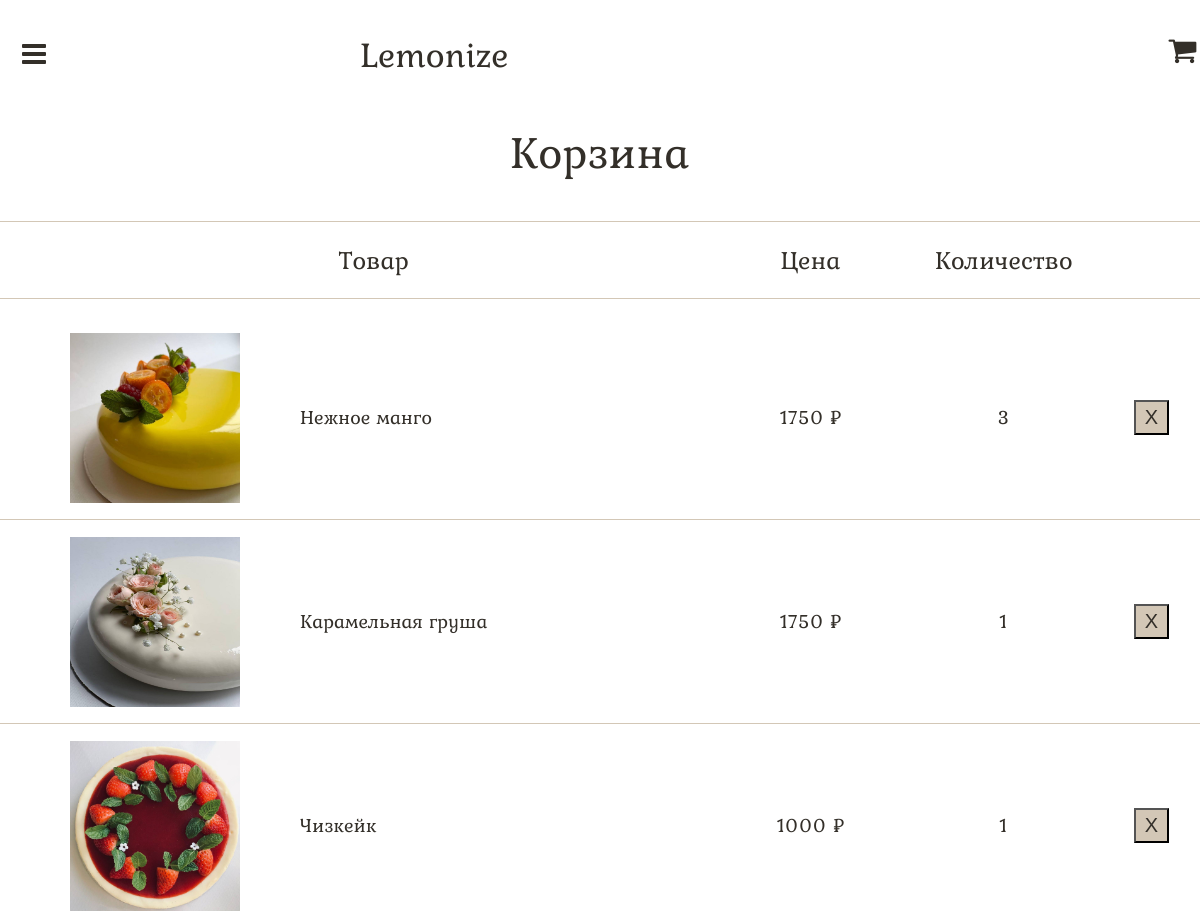
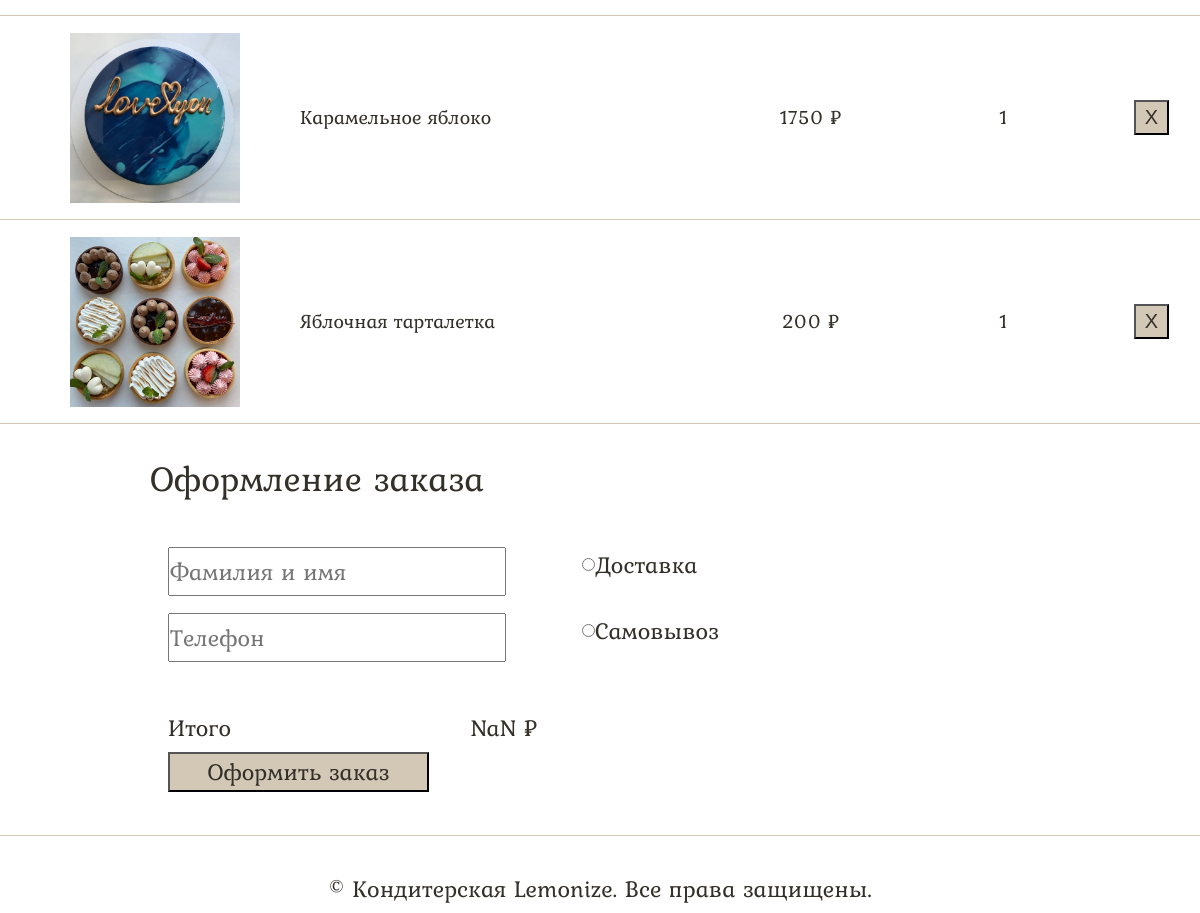
Before: /PaymentPage with the older database file (2 pictures, top to bottom).
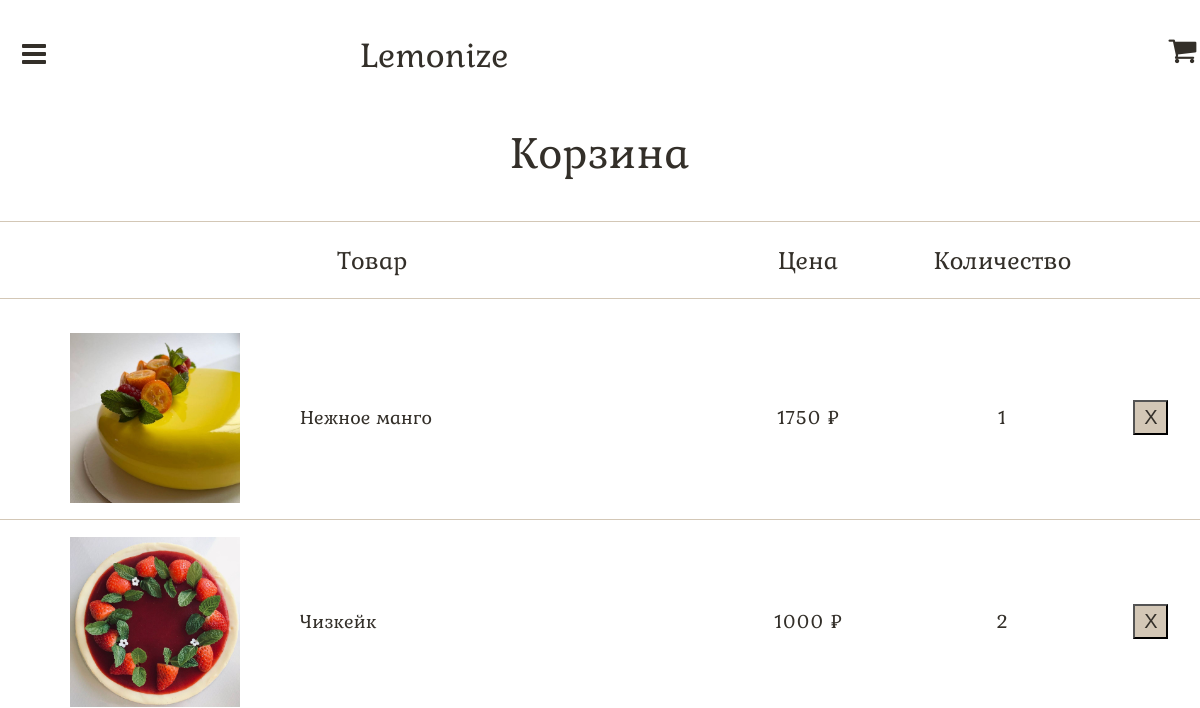
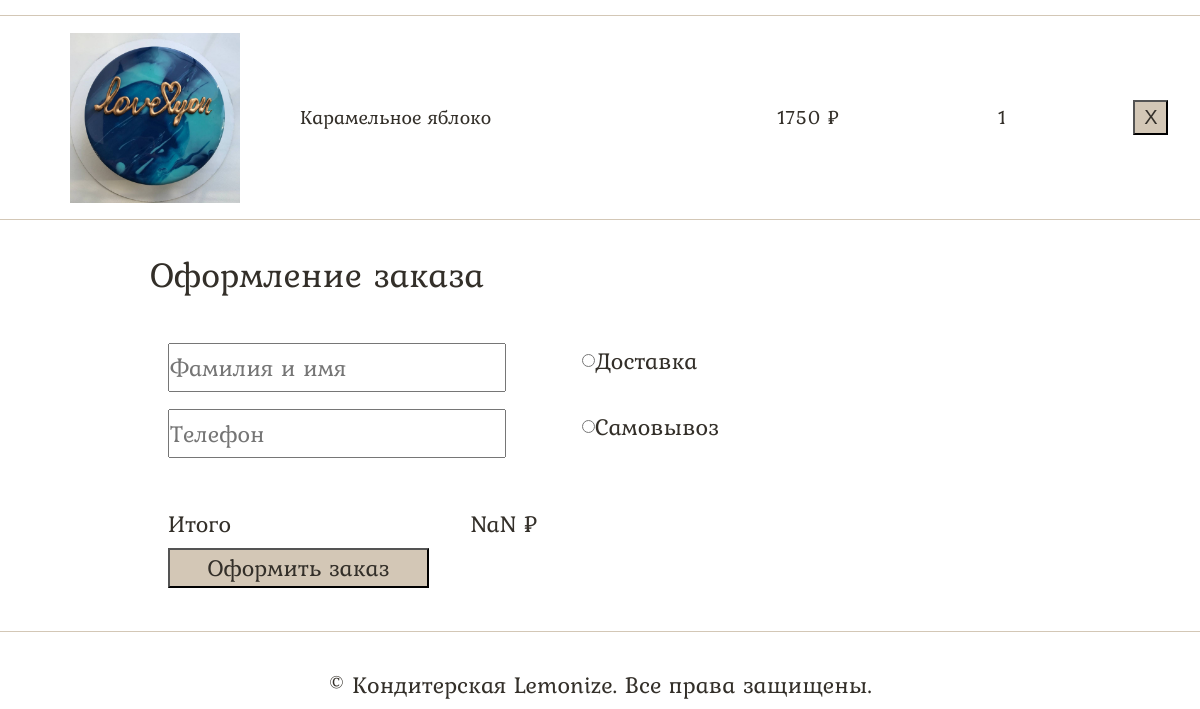
After: the same page with the newer database file (2 pictures, top to bottom).
### main/models.py (models this page shows, shortened)
class Basket(models.Model):
    product_id = models.ForeignKey(Product, on_delete=models.CASCADE)
    count = models.IntegerField('Количество', default=1)

class Product(models.Model):
    title = models.CharField('Название', max_length=50)
    type = models.CharField('Тип', max_length=50)
    price = models.IntegerField('Цена')
    image = models.TextField('Путь до фото')

### main/views.py (the view, shortened to what this page needs)
# urls.py: path('PaymentPage', views.PaymentPage, name='payment')
def PaymentPage(request):
    title = 'Корзина'
    basket = Basket.objects.all()
    logger.error('Загрузка страницы корзины и оплаты')
    return render(request, 'main/PaymentPage.html', {'title': title, 'basket': basket})

### main/templates/main/PaymentPage.html (shortened to what this page needs)
{% extends 'main/base.html' %}
{% block link_css %}
	<link rel="stylesheet" type="text/css" href="static/main/css/PaymentPage.css?v=29">
{% endblock %}
{% block content %}
<body>
	<main>
		<div class="subtitle">
			<p>{{ title }}</p>
		</div>
		<div class="table">
			<table class="cart" cellspacing="0" id="cart">
				<thead>
	                <tr>
	                    <td>Товар</td>
	                    <td>Цена</td>
	                    <td>Количество</td>
	                    <td></td>
	                </tr>
            	</thead>
            	<tbody>
            		{% for el in basket %}
            		<tr class="product">
            			<td>
            				<div class="photo_and_name">
            					<div class="photo">
            					<img src="{{ el.product_id.image }}" alt="">
            					</div>
            					<p class="name">{{ el.product_id.title }}</p>
            				</div>
            			</td>
            			<td>
            				<p class="price" id="price">{{ el.product_id.price }} ₽</p>
            			</td>
            			<td>
            				<p class="count" id="count" name="count">{{ el.count }}
            				</p>
            			</td>
            			<td>
            				<form method="post">
            					<button type="submit" class="delete" name="product_delete">X</button>
            				</form>
            			</td>
            		</tr>
            		{% endfor %}
            	</tbody>
			</table>
		</div>
		<div class="payment">
			<div class="subtitle">
				<p>Оформление заказа</p>
			</div>
			<form method="post">
				<div class="input_data">
					<div class="name_and_phone">
						<input type="text" name="name" placeholder="Фамилия и имя" id="name_and_phone" class="input_text" required>
						<input type="tel" name="phone" maxlength="11" placeholder="Телефон" id="name_and_phone" class="input_text" required>
					</div>
					<div class="delivery">
						<div class="button">
							<p><input type="radio" name="delivery" id="delivery" value="Доставка" required>Доставка</p>
						</div>
						<div class="button">
							<p><input type="radio" name="delivery" id="pickup" value="Самовывоз">Самовывоз</p>
						</div>
					</div>
				</div>
				<div class="total">
					<p>Итого</p>
					<input type="text" name="total_sum" id="total_sum" value="0 ₽" readonly>
				</div>
				<button type="submit" class="payment_button" name="order">Оформить заказ
				</button>
			</form>
	</main>
{% endblock %}

### main/templates/main/base.html (shortened to what this page needs)
<!DOCTYPE html>
<html>
<head>
	{% block link_css %}{% endblock %}
	<link rel="stylesheet" href="https://cdnjs.cloudflare.com/ajax/libs/font-awesome/4.7.0/css/font-awesome.min.css">
</head>
<body>
	<header>
		<nav>
			<div class="topnav" id="myTopnav">
				<a href="#" id="menu" class="icon"><i class="fa fa-bars"></i></a>
			</div>
		</nav>
		<div class="header_logo">
			<a href="/">Lemonize</a>
		</div>
		<div class="shopping-cart">
			<a href="{% url 'payment' %}" class="shopping-cart_button"><i class="fa fa-shopping-cart"></i></a>
		</div>
	</header>
	{% block content %}{% endblock %}
	<footer>
		<p class="text">© Кондитерская Lemonize. Все права защищены.</p>
	</footer>
</body>
</html>

### main/static/main/css/PaymentPage.css (style rules this page uses)
* { margin: 0; padding: 0; }
a { text-decoration: none; }
body { font-family: Kurale, 'Comic Sans MS'; color: #332F29; }
header { width: 100%; background: #FFF; display: flex; top: 0; left: 0; z-index: 3; }
nav { position: relative; top: 28px; left: 20px; font-size: 28px; }
.topnav a { color: #332F29; padding: 5px 2px 0px 2px; display: none; }
.topnav a.icon { position: absolute; top: 0; left: 0; float: left; display: block; }
.header_logo { cursor: pointer; font-weight: normal; font-size: 36px; margin-top: 28px; margin-left: 30%; }
.header_logo a { color: #332F29; }
.shopping-cart { font-size: 30px; margin-top: 28px; margin-left: 55%; }
.shopping-cart_button { color: #332F29; }
main { width: 100%; position: relative; margin-bottom: 30px; }
.subtitle { position: relative; width: 180px; height: 68px; left: 50%; margin-left: -90px; margin-top: 37px; margin-bottom: 35px; font-style: normal; font-weight: normal; font-size: 46px; line-height: 68px; display: flex; align-items: center; text-align: center; color: #332F29; }
table { position: relative; width: 100%; border-top: 1px solid; border-color: #D3C7B6; margin-bottom: none; }
thead { position: relative; height: 77px; font-style: normal; font-weight: normal; font-size: 26px; line-height: 53px; text-align: center; }
td { border-bottom: 1px solid #D3C7B6; }
.product { position: relative; height: 204px; top: 17px; font-style: normal; font-weight: normal; font-size: 20px; line-height: 35px; color: #332F29; }
.photo_and_name { position: relative; display: flex; left: 70px; }
.photo { position: relative; width: 170px; height: 170px; background: gray; margin-right: 30px; }
.photo img { width: 170px; height: 170px; }
.name { position: relative; left: 30px; display: flex; align-items: center; text-align: center; }
.price { position: relative; text-align: center; }
.count { position: relative; text-align: center; }
.total { position: relative; text-align: center; }
.delete { position: relative; justify-content: center; font-size: 20px; text-align: center; color: #332F29; background: #D3C7B6; width: 35px; height: 35px; cursor: pointer; }
.payment { position: relative; width: 100%; margin-bottom: 20px; height: 361px; }
.payment .subtitle { position: relative; width: 334px; left: 20%; font-style: normal; font-weight: normal; font-size: 36px; line-height: 53px; display: flex; align-items: center; text-align: center; }
.input_data { position: relative; display: flex; margin-left: 14%; height: 130px; }
.name_and_phone { position: relative; width: 334px; height: 107px; }
#name_and_phone { width: 334px; height: 45px; font-size: 24px; font-family: Kurale; font-style: normal; font-weight: normal; line-height: 35px; color: #332F29; }
.input_text { margin-bottom: 17px; }
.delivery { position: relative; width: 219px; }
.delivery .button { width: 196px; height: 46px; margin-bottom: 20px; }
#delivery, #pickup { position: relative; }
.delivery .button p { position: relative; left: 80px; font-style: normal; font-weight: normal; font-size: 24px; display: flex; align-items: center; text-align: center; color: #332F29; }
.payment .total { position: relative; top: 33px; display: flex; font-style: normal; font-weight: normal; font-size: 24px; line-height: 35px; display: flex; align-items: center; text-align: center; }
.payment .total p { margin-left: 14%; }
#total_sum { font-family: 'Kurale'; text-align: right; border: none; font-size: 24px; color: #332F29; }
.payment_button { display: flex; position: relative; top: 40px; left: 14%; justify-content: center; font-family: Kurale; font-style: normal; font-weight: normal; font-size: 24px; color: #332F29; background: #D3C7B6; width: 261px; height: 40px; cursor: pointer; }
footer { height: 77px; border-top: 1px solid; color: #D3C7B6; }
.text { position: relative; width: 544px; height: 42.78px; top: 31px; margin: 0 auto; font-style: normal; font-weight: normal; font-size: 24px; line-height: 35px; display: flex; align-items: center; text-align: center; color: #332F29; }

Changed rows visible on the page:
removed Basket: product_id.image (picture), product_id "Карамельная груша", product_id.price "1750", count "1"
removed Basket: product_id.image (picture), product_id "Яблочная тарталетка", product_id.price "200", count "1"
changed Basket "Нежное манго": count "3" → "1"
changed Basket "Чизкейк": count "1" → "2"
